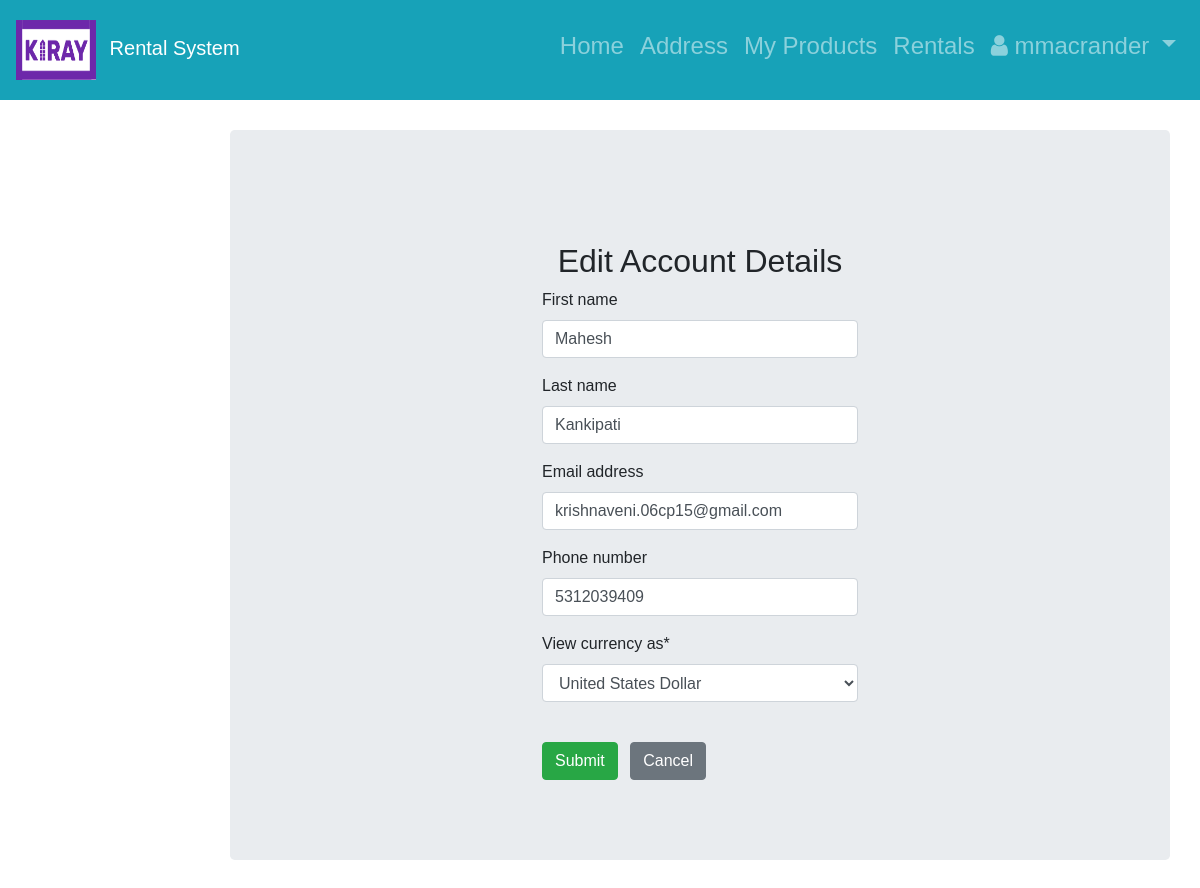
The page /1/accountDetails/ (signed in) on the database its author committed.
### RentalApp/models.py (models this page shows, shortened)
class Customer(AbstractUser):
    CURRENCIES = (
                     ('USD', _('United States Dollar')),
                     ('AED', _('United Arab Emirates Dirham')),
                     ('AFN', _('Afghan Afghani')),
                     ('ALL', _('Albanian Lek')),
                     ('AMD', _('Armenian Dram')),
                     ('ANG', _('Netherlands Antillean Guilder')),
                     ('AOA', _('Angolan Kwanza')),
                     ('ARS', _('Argentine Peso')),
                     ('AUD', _('Australian Dollar')),
                     ('AWG', _('Aruban Florin')),
                     ('AZN', _('Azerbaijani Manat')),
                     ('BAM', _('Bosnia-Herzegovina Convertible Mark')),
                     ('BBD', _('Barbadian Dollar')),
                     ('BDT', _('Bangladeshi Taka')),
                     ('BGN', _('Bulgarian Lev')),
                     ('BHD', _('Bahraini Dinar')),
                     ('BIF', _('Burundian Franc')),
                     ('BMD', _('Bermudan Dollar')),
                     ('BND', _('Brunei Dollar')),
                     ('BOB', _('Bolivian Boliviano')),
                     ('BRL', _('Brazilian Real')),
                     ('BSD', _('Bahamian Dollar')),
                     ('BTN', _('Bhutanese Ngultrum')),
                     ('BWP', _('Botswanan Pula')),
                     ('BZD', _('Belize Dollar')),
                     ('CAD', _('Canadian Dollar')),
                     ('CDF', _('Congolese Franc')),
                     ('CHF', _('Swiss Franc')),
                     ('CLF', _('Chilean Unit of Account UF')),
                     ('CLP', _('Chilean Peso')),
                     ('CNH', _('Chinese Yuan Offshore')),
                     ('CNY', _('Chinese Yuan')),
                     ('COP', _('Colombian Peso')),
                     ('CUP', _('Cuban Peso')),
                     ('CVE', _('Cape Verdean Escudo')),
                     ('CZK', _('Czech Republic Koruna')),
                     ('DJF', _('Djiboutian Franc')),
                     ('DKK', _('Danish Krone')),
                     ('DOP', _('Dominican Peso')),
                     ('DZD', _('Algerian Dinar')),
                     ('EGP', _('Egyptian Pound')),
                     ('ERN', _('Eritrean Nakfa')),
                     ('ETB', _('Ethiopian Birr')),
                     ('EUR', _('Euro')),
                     ('FJD', _('Fijian Dollar')),
                     ('FKP', _('Falkland Islands Pound')),
                     ('GBP', _('British Pound Sterling')),
                     ('GEL', _('Georgian Lari')),
                     ('GHS', _('Ghanaian Cedi')),
                     ('GIP', _('Gibraltar Pound')),
                     ('GMD', _('Gambian Dalasi')),
                     ('GNF', _('Guinean Franc')),
                     ('GTQ', _('Guatemalan Quetzal')),
                     ('GYD', _('Guyanaese Dollar')),
                     ('HKD', _('Hong Kong Dollar')),
                     ('HNL', _('Honduran Lempira')),
                     ('HRK', _('Croatian Kuna')),
                     ('HTG', _('Haitian Gourde')),
                     ('HUF', _('Hungarian Forint')),
                     ('IDR', _('Indonesian Rupiah')),
                     ('ILS', _('Israeli New Sheqel')),
                     ('INR', _('Indian Rupee')),
                     ('IQD', _('Iraqi Dinar')),
                     ('IRR', _('Iranian Rial')),
                     ('ISK', _('Icelandic Krona')),
                     ('JMD', _('Jamaican Dollar')),
                     ('JOD', _('Jordanian Dinar')),
                     ('JPY', _('Japanese Yen')),
                     ('KES', _('Kenyan Shilling')),
                     ('KGS', _('Kyrgystani Som')),
                     ('KHR', _('Cambodian Riel')),
                     ('KMF', _('Comorian Franc')),
                     ('KPW', _('North Korean Won')),
                     ('KRW', _('South Korean Won')),
                     ('KWD', _('Kuwaiti Dinar')),
                     ('KYD', _('Cayman Islands Dollar')),
                     ('KZT', _('Kazakhstani Tenge')),
                     ('LAK', _('Laotian Kip')),
                     ('LBP', _('Lebanese Pound')),
                     ('LKR', _('Sri Lankan Rupee')),
                     ('LRD', _('Liberian Dollar')),
                     ('LSL', _('Lesotho Loti')),
                     ('LYD', _('Libyan Dinar')),
                     ('MAD', _('Moroccan Dirham')),
                     ('MDL', _('Moldovan Leu')),
                     ('MGA', _('Malagasy Ariary')),
                     ('MKD', _('Macedonian Denar')),
                     ('MMK', _('Myanma Kyat')),
                     ('MNT', _('Mongolian Tugrik')),
                     ('MOP', _('Macanese Pataca')),
                     ('MRU', _('Mauritanian Ouguiya')),
                     ('MUR', _('Mauritian Rupee')),
                     ('MVR', _('Maldivian Rufiyaa')),
                     ('MWK', _('Malawian Kwacha')),
                     ('MXN', _('Mexican Peso')),
                     ('MYR', _('Malaysian Ringgit')),
                     ('MZN', _('Mozambican Metical')),
                     ('NAD', _('Namibian Dollar')),
                     ('NGN', _('Nigerian Naira')),
                     ('NOK', _('Norwegian Krone')),
                     ('NPR', _('Nepalese Rupee')),
                     ('NZD', _('New Zealand Dollar')),
                     ('OMR', _('Omani Rial')),
                     ('PAB', _('Panamanian Balboa')),
                     ('PEN', _('Peruvian Nuevo Sol')),
                     ('PGK', _('Papua New Guinean Kina')),
                     ('PHP', _('Philippine Peso')),
                     ('PKR', _('Pakistani Rupee')),
                     ('PLN', _('Polish Zloty')),
                     ('PYG', _('Paraguayan Guarani')),
                     ('QAR', _('Qatari Rial')),
                     ('RON', _('Romanian Leu')),
                     ('RSD', _('Serbian Dinar')),
                     ('RUB', _('Russian Ruble')),
                     ('RWF', _('Rwandan Franc')),
                     ('SAR', _('Saudi Riyal')),
                     ('SBD', _('Solomon Islands Dollar')),
                     ('SCR', _('Seychellois Rupee')),
                     ('SDG', _('Sudanese Pound')),
                     ('SEK', _('Swedish Krona')),
                     ('SGD', _('Singapore Dollar')),
                     ('SHP', _('Saint Helena Pound')),
                     ('SLL', _('Sierra Leonean Leone')),
                     ('SOS', _('Somali Shilling')),
                     ('SRD', _('Surinamese Dollar')),
                     ('SYP', _('Syrian Pound')),
                     ('SZL', _('Swazi Lilangeni')),
                     ('THB', _('Thai Baht')),
                     ('TJS', _('Tajikistani Somoni')),
                     ('TMT', _('Turkmenistani Manat')),
                     ('TND', _('Tunisian Dinar')),
                     ('TOP', _('Tongan Paanga')),
                     ('TRY', _('Turkish Lira')),
                     ('TTD', _('Trinidad and Tobago Dollar')),
                     ('TWD', _('New Taiwan Dollar')),
                     ('TZS', _('Tanzanian Shilling')),
                     ('UAH', _('Ukrainian Hryvnia')),
                     ('UGX', _('Ugandan Shilling')),
                     ('UYU', _('Uruguayan Peso')),
                     ('UZS', _('Uzbekistan Som')),
                     ('VND', _('Vietnamese Dong')),
                     ('VUV', _('Vanuatu Vatu')),
                     ('WST', _('Samoan Tala')),
                     ('XAF', _('CFA Franc BEAC')),
                     ('XCD', _('East Caribbean Dollar')),
                     ('XDR', _('Special Drawing Rights')),
                     ('XOF', _('CFA Franc BCEAO')),
                     ('XPF', _('CFP Franc')),
                     ('YER', _('Yemeni Rial')),
                     ('ZAR', _('South African Rand')),
                     ('ZMW', _('Zambian Kwacha')),
        )
    phone_regex = RegexValidator(regex=r'^\+?1?\d{9,15}$',
                                 message="Phone number must be entered in the format: '+999999999'. Up to 15 digits \
                                 allowed.")
    phone_number = models.CharField(validators=[phone_regex], max_length=30, blank=True)
    view_currency = models.CharField(default='USD', max_length=3, choices=CURRENCIES, verbose_name='View currency as')

### RentalApp/views.py (the view, shortened to what this page needs)
# urls.py: path('<int:pk>/accountDetails/',EditAccountInfoView.as_view(),name='accountDetails'),
class EditAccountInfoView(LoginRequiredMixin, UpdateView):
    model = Customer
    template_name = 'accountDetails.html'
    login_url = '/users/login/'
    fields = ('first_name',
              'last_name',
              'email',
              'phone_number',
              'view_currency')

### templates/accountDetails.html (shortened to what this page needs)
{% extends 'base.html' %}
{% load crispy_forms_tags %}
{% block content %}
    <div class="jumbotron">
        <h2 class="text-center pt-5">Edit Account Details</h2>
        <div class="form-group row justify-content-center">
            <form method="post">
              {{ form|crispy }}
                <br>
              <button class="btn btn-success" type="submit">Submit</button>
                <a href="{% url 'RentalApp:item_list' %}" class="btn btn-secondary ml-2">
                Cancel</a>
            </form>
        </div>
    </div>
{% endblock content %}

### templates/base.html (shortened to what this page needs)
<!doctype html>
<html lang="en">
  <head>
       {% load static %}
      <link href="http://maxcdn.bootstrapcdn.com/font-awesome/4.1.0/css/font-awesome.min.css" rel="stylesheet">
    <link rel="stylesheet" href="https://stackpath.bootstrapcdn.com/bootstrap/4.1.3/css/bootstrap.min.css">
    <link href="../static/css/base.css" rel="stylesheet">
    <link rel="stylesheet" type="text/css" href="{% static 'css/base.css' %}">
  </head>
  <body>
    <nav class="navbar navbar-expand-md navbar-dark bg-info md-4">
        <a href="{% url 'RentalApp:item_list' %}" class="navbar-brand">
            <img src="{% static 'images/logo.png' %}" height="60" width="80" alt="Rental System" class="d-inline-block align-middle mr-2">
            Rental System
        </a>
           <div class="collapse navbar-collapse bg-info" id="navbarNav">
              {% if user.is_authenticated %}
            <ul class="nav navbar-nav ml-auto w-100 justify-content-end">
              <li class="nav-item active" style="text-align: right">
                <h4><a class="nav-link" href="{% url 'RentalApp:item_list' %}">Home  <span class="sr-only">(current)</span></a></h4>
              </li>
              <li class="nav-item" style="text-align: right">
                <h4><a class="nav-link" href="{% if request.session.addressId is None%} {%url 'RentalApp:add_address'%} {%else%} {%url 'RentalApp:address' request.session.addressId%} {%endif%}"> Address  </a></h4>
              </li>
              <li class="nav-item active" style="text-align: right">
                <h4><a class="nav-link" href="{% url 'RentalApp:my_products' %}">My Products <span class="sr-only">(current)</span></a></h4>
              </li>
                <li class="nav-item active" style="text-align: right">
                <h4><a class="nav-link" href="{% url 'RentalApp:rental_history' %}">Rentals <span class="sr-only">(current)</span></a></h4>
              </li>
              <li class="nav-item active" style="text-align: right">
                  <h4><a class="nav-link dropdown-toggle" href="#" id="userMenu"\
                  data-toggle="dropdown" aria-haspopup="true" aria-expanded\
                                 ="false"><i class="fa fa-user icon"></i>
                    {{ user.username }}
                  </a>
                  </li>
              </ul>
            </div>
        {% endif %}
    </nav>
    <div class="content">
      {% block content %}
      {% endblock content %}
    </div>
  </body>
</html>

### static/css/base.css (style rules this page uses)
* { box-sizing: border-box; }
body { padding: 20px; font-family: Arial; }
.navbar { height: 100px; }
div.content { margin-left: 200px; padding: 30px 30px; }
body { margin: 0; padding: 0; height: 100vh; }

### rows shown on the page
Customer: username "mmacrander"
Customer: first_name "Mahesh", last_name "Kankipati", email "krishnaveni.06cp15@gmail.com", phone_number "5312039409", view_currency "United States Dollar"
